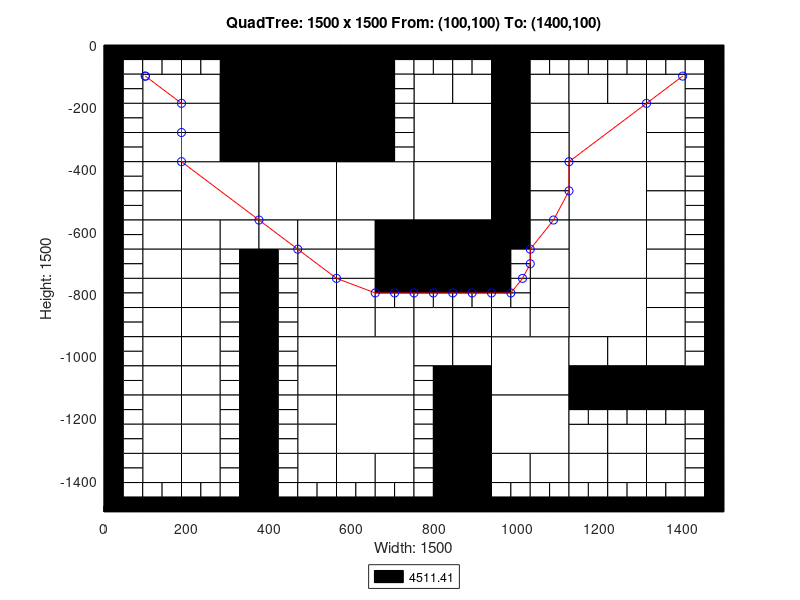

MATLAB code to generate this figure:
axis([0 1500 -1500 0]);
title('QuadTree: 1500 x 1500 From: (100,100) To: (1400,100)');
xlabel('Width: 1500');
ylabel('Height: 1500');
rectangle('Position',[375 -187.5 187.5 187.5], 'FaceColor',[0 0 0]);
rectangle('Position',[375 -375 187.5 187.5], 'FaceColor',[0 0 0]);
rectangle('Position',[187.5 -562.5 187.5 187.5], 'FaceColor',[1 1 1]);
rectangle('Position',[375 -562.5 187.5 187.5], 'FaceColor',[1 1 1]);
rectangle('Position',[562.5 -562.5 187.5 187.5], 'FaceColor',[1 1 1]);
rectangle('Position',[750 -375 187.5 187.5], 'FaceColor',[1 1 1]);
rectangle('Position',[1125 -375 187.5 187.5], 'FaceColor',[1 1 1]);
rectangle('Position',[750 -562.5 187.5 187.5], 'FaceColor',[1 1 1]);
rectangle('Position',[750 -750 187.5 187.5], 'FaceColor',[0 0 0]);
rectangle('Position',[1125 -562.5 187.5 187.5], 'FaceColor',[1 1 1]);
rectangle('Position',[1125 -750 187.5 187.5], 'FaceColor',[1 1 1]);
rectangle('Position',[562.5 -1125 187.5 187.5], 'FaceColor',[1 1 1]);
rectangle('Position',[562.5 -1312.5 187.5 187.5], 'FaceColor',[1 1 1]);
rectangle('Position',[937.5 -1125 187.5 187.5], 'FaceColor',[1 1 1]);
rectangle('Position',[1125 -937.5 187.5 187.5], 'FaceColor',[1 1 1]);
rectangle('Position',[937.5 -1312.5 187.5 187.5], 'FaceColor',[1 1 1]);
rectangle('Position',[93.75 -187.5 93.75 93.75], 'FaceColor',[1 1 1]);
rectangle('Position',[281.25 -93.75 93.75 93.75], 'FaceColor',[0 0 0]);
rectangle('Position',[187.5 -187.5 93.75 93.75], 'FaceColor',[1 1 1]);
rectangle('Position',[281.25 -187.5 93.75 93.75], 'FaceColor',[0 0 0]);
rectangle('Position',[93.75 -281.25 93.75 93.75], 'FaceColor',[1 1 1]);
rectangle('Position',[93.75 -375 93.75 93.75], 'FaceColor',[1 1 1]);
rectangle('Position',[187.5 -281.25 93.75 93.75], 'FaceColor',[1 1 1]);
rectangle('Position',[281.25 -281.25 93.75 93.75], 'FaceColor',[0 0 0]);
rectangle('Position',[187.5 -375 93.75 93.75], 'FaceColor',[1 1 1]);
rectangle('Position',[281.25 -375 93.75 93.75], 'FaceColor',[0 0 0]);
rectangle('Position',[562.5 -93.75 93.75 93.75], 'FaceColor',[0 0 0]);
rectangle('Position',[562.5 -187.5 93.75 93.75], 'FaceColor',[0 0 0]);
rectangle('Position',[562.5 -281.25 93.75 93.75], 'FaceColor',[0 0 0]);
rectangle('Position',[562.5 -375 93.75 93.75], 'FaceColor',[0 0 0]);
rectangle('Position',[93.75 -468.75 93.75 93.75], 'FaceColor',[1 1 1]);
rectangle('Position',[93.75 -562.5 93.75 93.75], 'FaceColor',[1 1 1]);
rectangle('Position',[93.75 -656.25 93.75 93.75], 'FaceColor',[1 1 1]);
rectangle('Position',[93.75 -750 93.75 93.75], 'FaceColor',[1 1 1]);
rectangle('Position',[187.5 -656.25 93.75 93.75], 'FaceColor',[1 1 1]);
rectangle('Position',[281.25 -656.25 93.75 93.75], 'FaceColor',[1 1 1]);
rectangle('Position',[187.5 -750 93.75 93.75], 'FaceColor',[1 1 1]);
rectangle('Position',[375 -656.25 93.75 93.75], 'FaceColor',[1 1 1]);
rectangle('Position',[468.75 -656.25 93.75 93.75], 'FaceColor',[1 1 1]);
rectangle('Position',[468.75 -750 93.75 93.75], 'FaceColor',[1 1 1]);
rectangle('Position',[562.5 -656.25 93.75 93.75], 'FaceColor',[1 1 1]);
rectangle('Position',[656.25 -656.25 93.75 93.75], 'FaceColor',[0 0 0]);
rectangle('Position',[562.5 -750 93.75 93.75], 'FaceColor',[1 1 1]);
rectangle('Position',[656.25 -750 93.75 93.75], 'FaceColor',[0 0 0]);
rectangle('Position',[750 -187.5 93.75 93.75], 'FaceColor',[1 1 1]);
rectangle('Position',[843.75 -187.5 93.75 93.75], 'FaceColor',[1 1 1]);
rectangle('Position',[937.5 -93.75 93.75 93.75], 'FaceColor',[0 0 0]);
rectangle('Position',[937.5 -187.5 93.75 93.75], 'FaceColor',[0 0 0]);
rectangle('Position',[1031.25 -187.5 93.75 93.75], 'FaceColor',[1 1 1]);
rectangle('Position',[937.5 -281.25 93.75 93.75], 'FaceColor',[0 0 0]);
rectangle('Position',[1031.25 -281.25 93.75 93.75], 'FaceColor',[1 1 1]);
rectangle('Position',[937.5 -375 93.75 93.75], 'FaceColor',[0 0 0]);
rectangle('Position',[1031.25 -375 93.75 93.75], 'FaceColor',[1 1 1]);
rectangle('Position',[1125 -187.5 93.75 93.75], 'FaceColor',[1 1 1]);
rectangle('Position',[1218.75 -187.5 93.75 93.75], 'FaceColor',[1 1 1]);
rectangle('Position',[1312.5 -187.5 93.75 93.75], 'FaceColor',[1 1 1]);
rectangle('Position',[1312.5 -281.25 93.75 93.75], 'FaceColor',[1 1 1]);
rectangle('Position',[1312.5 -375 93.75 93.75], 'FaceColor',[1 1 1]);
rectangle('Position',[937.5 -468.75 93.75 93.75], 'FaceColor',[0 0 0]);
rectangle('Position',[1031.25 -468.75 93.75 93.75], 'FaceColor',[1 1 1]);
rectangle('Position',[937.5 -562.5 93.75 93.75], 'FaceColor',[0 0 0]);
rectangle('Position',[1031.25 -562.5 93.75 93.75], 'FaceColor',[1 1 1]);
rectangle('Position',[937.5 -656.25 93.75 93.75], 'FaceColor',[0 0 0]);
rectangle('Position',[1031.25 -656.25 93.75 93.75], 'FaceColor',[1 1 1]);
rectangle('Position',[1031.25 -750 93.75 93.75], 'FaceColor',[1 1 1]);
rectangle('Position',[1312.5 -468.75 93.75 93.75], 'FaceColor',[1 1 1]);
rectangle('Position',[1312.5 -562.5 93.75 93.75], 'FaceColor',[1 1 1]);
rectangle('Position',[1312.5 -656.25 93.75 93.75], 'FaceColor',[1 1 1]);
rectangle('Position',[1312.5 -750 93.75 93.75], 'FaceColor',[1 1 1]);
rectangle('Position',[93.75 -843.75 93.75 93.75], 'FaceColor',[1 1 1]);
rectangle('Position',[93.75 -937.5 93.75 93.75], 'FaceColor',[1 1 1]);
rectangle('Position',[187.5 -843.75 93.75 93.75], 'FaceColor',[1 1 1]);
rectangle('Position',[187.5 -937.5 93.75 93.75], 'FaceColor',[1 1 1]);
rectangle('Position',[93.75 -1031.25 93.75 93.75], 'FaceColor',[1 1 1]);
rectangle('Position',[93.75 -1125 93.75 93.75], 'FaceColor',[1 1 1]);
rectangle('Position',[187.5 -1031.25 93.75 93.75], 'FaceColor',[1 1 1]);
rectangle('Position',[187.5 -1125 93.75 93.75], 'FaceColor',[1 1 1]);
rectangle('Position',[468.75 -843.75 93.75 93.75], 'FaceColor',[1 1 1]);
rectangle('Position',[468.75 -937.5 93.75 93.75], 'FaceColor',[1 1 1]);
rectangle('Position',[562.5 -843.75 93.75 93.75], 'FaceColor',[1 1 1]);
rectangle('Position',[562.5 -937.5 93.75 93.75], 'FaceColor',[1 1 1]);
rectangle('Position',[656.25 -937.5 93.75 93.75], 'FaceColor',[1 1 1]);
rectangle('Position',[468.75 -1031.25 93.75 93.75], 'FaceColor',[1 1 1]);
rectangle('Position',[468.75 -1125 93.75 93.75], 'FaceColor',[1 1 1]);
rectangle('Position',[93.75 -1218.75 93.75 93.75], 'FaceColor',[1 1 1]);
rectangle('Position',[93.75 -1312.5 93.75 93.75], 'FaceColor',[1 1 1]);
rectangle('Position',[187.5 -1218.75 93.75 93.75], 'FaceColor',[1 1 1]);
rectangle('Position',[187.5 -1312.5 93.75 93.75], 'FaceColor',[1 1 1]);
rectangle('Position',[93.75 -1406.25 93.75 93.75], 'FaceColor',[1 1 1]);
rectangle('Position',[187.5 -1406.25 93.75 93.75], 'FaceColor',[1 1 1]);
rectangle('Position',[468.75 -1218.75 93.75 93.75], 'FaceColor',[1 1 1]);
rectangle('Position',[468.75 -1312.5 93.75 93.75], 'FaceColor',[1 1 1]);
rectangle('Position',[468.75 -1406.25 93.75 93.75], 'FaceColor',[1 1 1]);
rectangle('Position',[562.5 -1406.25 93.75 93.75], 'FaceColor',[1 1 1]);
rectangle('Position',[656.25 -1406.25 93.75 93.75], 'FaceColor',[1 1 1]);
rectangle('Position',[750 -937.5 93.75 93.75], 'FaceColor',[1 1 1]);
rectangle('Position',[843.75 -937.5 93.75 93.75], 'FaceColor',[1 1 1]);
rectangle('Position',[1031.25 -843.75 93.75 93.75], 'FaceColor',[1 1 1]);
rectangle('Position',[937.5 -937.5 93.75 93.75], 'FaceColor',[1 1 1]);
rectangle('Position',[1031.25 -937.5 93.75 93.75], 'FaceColor',[1 1 1]);
rectangle('Position',[750 -1031.25 93.75 93.75], 'FaceColor',[1 1 1]);
rectangle('Position',[843.75 -1031.25 93.75 93.75], 'FaceColor',[1 1 1]);
rectangle('Position',[843.75 -1125 93.75 93.75], 'FaceColor',[0 0 0]);
rectangle('Position',[1312.5 -843.75 93.75 93.75], 'FaceColor',[1 1 1]);
rectangle('Position',[1312.5 -937.5 93.75 93.75], 'FaceColor',[1 1 1]);
rectangle('Position',[1125 -1031.25 93.75 93.75], 'FaceColor',[1 1 1]);
rectangle('Position',[1218.75 -1031.25 93.75 93.75], 'FaceColor',[1 1 1]);
rectangle('Position',[1125 -1125 93.75 93.75], 'FaceColor',[0 0 0]);
rectangle('Position',[1218.75 -1125 93.75 93.75], 'FaceColor',[0 0 0]);
rectangle('Position',[1312.5 -1031.25 93.75 93.75], 'FaceColor',[1 1 1]);
rectangle('Position',[1312.5 -1125 93.75 93.75], 'FaceColor',[0 0 0]);
rectangle('Position',[1406.25 -1125 93.75 93.75], 'FaceColor',[0 0 0]);
rectangle('Position',[843.75 -1218.75 93.75 93.75], 'FaceColor',[0 0 0]);
rectangle('Position',[843.75 -1312.5 93.75 93.75], 'FaceColor',[0 0 0]);
rectangle('Position',[843.75 -1406.25 93.75 93.75], 'FaceColor',[0 0 0]);
rectangle('Position',[843.75 -1500 93.75 93.75], 'FaceColor',[0 0 0]);
rectangle('Position',[937.5 -1406.25 93.75 93.75], 'FaceColor',[1 1 1]);
rectangle('Position',[1031.25 -1406.25 93.75 93.75], 'FaceColor',[1 1 1]);
rectangle('Position',[1125 -1312.5 93.75 93.75], 'FaceColor',[1 1 1]);
rectangle('Position',[1218.75 -1312.5 93.75 93.75], 'FaceColor',[1 1 1]);
rectangle('Position',[1312.5 -1312.5 93.75 93.75], 'FaceColor',[1 1 1]);
rectangle('Position',[1125 -1406.25 93.75 93.75], 'FaceColor',[1 1 1]);
rectangle('Position',[1218.75 -1406.25 93.75 93.75], 'FaceColor',[1 1 1]);
rectangle('Position',[1312.5 -1406.25 93.75 93.75], 'FaceColor',[1 1 1]);
rectangle('Position',[0 -46.875 46.875 46.875], 'FaceColor',[0 0 0]);
rectangle('Position',[46.875 -46.875 46.875 46.875], 'FaceColor',[0 0 0]);
rectangle('Position',[0 -93.75 46.875 46.875], 'FaceColor',[0 0 0]);
rectangle('Position',[46.875 -93.75 46.875 46.875], 'FaceColor',[1 1 1]);
rectangle('Position',[93.75 -46.875 46.875 46.875], 'FaceColor',[0 0 0]);
rectangle('Position',[140.625 -46.875 46.875 46.875], 'FaceColor',[0 0 0]);
rectangle('Position',[93.75 -93.75 46.875 46.875], 'FaceColor',[1 1 1]);
rectangle('Position',[140.625 -93.75 46.875 46.875], 'FaceColor',[1 1 1]);
rectangle('Position',[0 -140.625 46.875 46.875], 'FaceColor',[0 0 0]);
rectangle('Position',[46.875 -140.625 46.875 46.875], 'FaceColor',[1 1 1]);
rectangle('Position',[0 -187.5 46.875 46.875], 'FaceColor',[0 0 0]);
rectangle('Position',[46.875 -187.5 46.875 46.875], 'FaceColor',[1 1 1]);
rectangle('Position',[187.5 -46.875 46.875 46.875], 'FaceColor',[0 0 0]);
rectangle('Position',[234.375 -46.875 46.875 46.875], 'FaceColor',[0 0 0]);
rectangle('Position',[187.5 -93.75 46.875 46.875], 'FaceColor',[1 1 1]);
rectangle('Position',[234.375 -93.75 46.875 46.875], 'FaceColor',[1 1 1]);
rectangle('Position',[0 -234.375 46.875 46.875], 'FaceColor',[0 0 0]);
rectangle('Position',[46.875 -234.375 46.875 46.875], 'FaceColor',[1 1 1]);
rectangle('Position',[0 -281.25 46.875 46.875], 'FaceColor',[0 0 0]);
rectangle('Position',[46.875 -281.25 46.875 46.875], 'FaceColor',[1 1 1]);
rectangle('Position',[0 -328.125 46.875 46.875], 'FaceColor',[0 0 0]);
rectangle('Position',[46.875 -328.125 46.875 46.875], 'FaceColor',[1 1 1]);
rectangle('Position',[0 -375 46.875 46.875], 'FaceColor',[0 0 0]);
rectangle('Position',[46.875 -375 46.875 46.875], 'FaceColor',[1 1 1]);
rectangle('Position',[656.25 -46.875 46.875 46.875], 'FaceColor',[0 0 0]);
rectangle('Position',[703.125 -46.875 46.875 46.875], 'FaceColor',[0 0 0]);
rectangle('Position',[656.25 -93.75 46.875 46.875], 'FaceColor',[0 0 0]);
rectangle('Position',[703.125 -93.75 46.875 46.875], 'FaceColor',[1 1 1]);
rectangle('Position',[656.25 -140.625 46.875 46.875], 'FaceColor',[0 0 0]);
rectangle('Position',[703.125 -140.625 46.875 46.875], 'FaceColor',[1 1 1]);
rectangle('Position',[656.25 -187.5 46.875 46.875], 'FaceColor',[0 0 0]);
rectangle('Position',[703.125 -187.5 46.875 46.875], 'FaceColor',[1 1 1]);
rectangle('Position',[656.25 -234.375 46.875 46.875], 'FaceColor',[0 0 0]);
rectangle('Position',[703.125 -234.375 46.875 46.875], 'FaceColor',[1 1 1]);
rectangle('Position',[656.25 -281.25 46.875 46.875], 'FaceColor',[0 0 0]);
rectangle('Position',[703.125 -281.25 46.875 46.875], 'FaceColor',[1 1 1]);
rectangle('Position',[656.25 -328.125 46.875 46.875], 'FaceColor',[0 0 0]);
rectangle('Position',[703.125 -328.125 46.875 46.875], 'FaceColor',[1 1 1]);
rectangle('Position',[656.25 -375 46.875 46.875], 'FaceColor',[0 0 0]);
rectangle('Position',[703.125 -375 46.875 46.875], 'FaceColor',[1 1 1]);
rectangle('Position',[0 -421.875 46.875 46.875], 'FaceColor',[0 0 0]);
rectangle('Position',[46.875 -421.875 46.875 46.875], 'FaceColor',[1 1 1]);
rectangle('Position',[0 -468.75 46.875 46.875], 'FaceColor',[0 0 0]);
rectangle('Position',[46.875 -468.75 46.875 46.875], 'FaceColor',[1 1 1]);
rectangle('Position',[0 -515.625 46.875 46.875], 'FaceColor',[0 0 0]);
rectangle('Position',[46.875 -515.625 46.875 46.875], 'FaceColor',[1 1 1]);
rectangle('Position',[0 -562.5 46.875 46.875], 'FaceColor',[0 0 0]);
rectangle('Position',[46.875 -562.5 46.875 46.875], 'FaceColor',[1 1 1]);
rectangle('Position',[0 -609.375 46.875 46.875], 'FaceColor',[0 0 0]);
rectangle('Position',[46.875 -609.375 46.875 46.875], 'FaceColor',[1 1 1]);
rectangle('Position',[0 -656.25 46.875 46.875], 'FaceColor',[0 0 0]);
rectangle('Position',[46.875 -656.25 46.875 46.875], 'FaceColor',[1 1 1]);
rectangle('Position',[0 -703.125 46.875 46.875], 'FaceColor',[0 0 0]);
rectangle('Position',[46.875 -703.125 46.875 46.875], 'FaceColor',[1 1 1]);
rectangle('Position',[0 -750 46.875 46.875], 'FaceColor',[0 0 0]);
rectangle('Position',[46.875 -750 46.875 46.875], 'FaceColor',[1 1 1]);
rectangle('Position',[281.25 -703.125 46.875 46.875], 'FaceColor',[1 1 1]);
rectangle('Position',[328.125 -703.125 46.875 46.875], 'FaceColor',[0 0 0]);
rectangle('Position',[281.25 -750 46.875 46.875], 'FaceColor',[1 1 1]);
rectangle('Position',[328.125 -750 46.875 46.875], 'FaceColor',[0 0 0]);
rectangle('Position',[375 -703.125 46.875 46.875], 'FaceColor',[0 0 0]);
rectangle('Position',[421.875 -703.125 46.875 46.875], 'FaceColor',[1 1 1]);
rectangle('Position',[375 -750 46.875 46.875], 'FaceColor',[0 0 0]);
rectangle('Position',[421.875 -750 46.875 46.875], 'FaceColor',[1 1 1]);
rectangle('Position',[750 -46.875 46.875 46.875], 'FaceColor',[0 0 0]);
rectangle('Position',[796.875 -46.875 46.875 46.875], 'FaceColor',[0 0 0]);
rectangle('Position',[750 -93.75 46.875 46.875], 'FaceColor',[1 1 1]);
rectangle('Position',[796.875 -93.75 46.875 46.875], 'FaceColor',[1 1 1]);
rectangle('Position',[843.75 -46.875 46.875 46.875], 'FaceColor',[0 0 0]);
rectangle('Position',[890.625 -46.875 46.875 46.875], 'FaceColor',[0 0 0]);
rectangle('Position',[843.75 -93.75 46.875 46.875], 'FaceColor',[1 1 1]);
rectangle('Position',[890.625 -93.75 46.875 46.875], 'FaceColor',[1 1 1]);
rectangle('Position',[1031.25 -46.875 46.875 46.875], 'FaceColor',[0 0 0]);
rectangle('Position',[1078.12 -46.875 46.875 46.875], 'FaceColor',[0 0 0]);
rectangle('Position',[1031.25 -93.75 46.875 46.875], 'FaceColor',[1 1 1]);
rectangle('Position',[1078.12 -93.75 46.875 46.875], 'FaceColor',[1 1 1]);
rectangle('Position',[1125 -46.875 46.875 46.875], 'FaceColor',[0 0 0]);
rectangle('Position',[1171.88 -46.875 46.875 46.875], 'FaceColor',[0 0 0]);
rectangle('Position',[1125 -93.75 46.875 46.875], 'FaceColor',[1 1 1]);
rectangle('Position',[1171.88 -93.75 46.875 46.875], 'FaceColor',[1 1 1]);
rectangle('Position',[1218.75 -46.875 46.875 46.875], 'FaceColor',[0 0 0]);
rectangle('Position',[1265.62 -46.875 46.875 46.875], 'FaceColor',[0 0 0]);
rectangle('Position',[1218.75 -93.75 46.875 46.875], 'FaceColor',[1 1 1]);
rectangle('Position',[1265.62 -93.75 46.875 46.875], 'FaceColor',[1 1 1]);
rectangle('Position',[1312.5 -46.875 46.875 46.875], 'FaceColor',[0 0 0]);
rectangle('Position',[1359.38 -46.875 46.875 46.875], 'FaceColor',[0 0 0]);
rectangle('Position',[1312.5 -93.75 46.875 46.875], 'FaceColor',[1 1 1]);
rectangle('Position',[1359.38 -93.75 46.875 46.875], 'FaceColor',[1 1 1]);
rectangle('Position',[1406.25 -46.875 46.875 46.875], 'FaceColor',[0 0 0]);
rectangle('Position',[1453.12 -46.875 46.875 46.875], 'FaceColor',[0 0 0]);
rectangle('Position',[1406.25 -93.75 46.875 46.875], 'FaceColor',[1 1 1]);
rectangle('Position',[1453.12 -93.75 46.875 46.875], 'FaceColor',[0 0 0]);
rectangle('Position',[1406.25 -140.625 46.875 46.875], 'FaceColor',[1 1 1]);
rectangle('Position',[1453.12 -140.625 46.875 46.875], 'FaceColor',[0 0 0]);
rectangle('Position',[1406.25 -187.5 46.875 46.875], 'FaceColor',[1 1 1]);
rectangle('Position',[1453.12 -187.5 46.875 46.875], 'FaceColor',[0 0 0]);
rectangle('Position',[1406.25 -234.375 46.875 46.875], 'FaceColor',[1 1 1]);
rectangle('Position',[1453.12 -234.375 46.875 46.875], 'FaceColor',[0 0 0]);
rectangle('Position',[1406.25 -281.25 46.875 46.875], 'FaceColor',[1 1 1]);
rectangle('Position',[1453.12 -281.25 46.875 46.875], 'FaceColor',[0 0 0]);
rectangle('Position',[1406.25 -328.125 46.875 46.875], 'FaceColor',[1 1 1]);
rectangle('Position',[1453.12 -328.125 46.875 46.875], 'FaceColor',[0 0 0]);
rectangle('Position',[1406.25 -375 46.875 46.875], 'FaceColor',[1 1 1]);
rectangle('Position',[1453.12 -375 46.875 46.875], 'FaceColor',[0 0 0]);
rectangle('Position',[937.5 -703.125 46.875 46.875], 'FaceColor',[0 0 0]);
rectangle('Position',[984.375 -703.125 46.875 46.875], 'FaceColor',[1 1 1]);
rectangle('Position',[937.5 -750 46.875 46.875], 'FaceColor',[0 0 0]);
rectangle('Position',[984.375 -750 46.875 46.875], 'FaceColor',[1 1 1]);
rectangle('Position',[1406.25 -421.875 46.875 46.875], 'FaceColor',[1 1 1]);
rectangle('Position',[1453.12 -421.875 46.875 46.875], 'FaceColor',[0 0 0]);
rectangle('Position',[1406.25 -468.75 46.875 46.875], 'FaceColor',[1 1 1]);
rectangle('Position',[1453.12 -468.75 46.875 46.875], 'FaceColor',[0 0 0]);
rectangle('Position',[1406.25 -515.625 46.875 46.875], 'FaceColor',[1 1 1]);
rectangle('Position',[1453.12 -515.625 46.875 46.875], 'FaceColor',[0 0 0]);
rectangle('Position',[1406.25 -562.5 46.875 46.875], 'FaceColor',[1 1 1]);
rectangle('Position',[1453.12 -562.5 46.875 46.875], 'FaceColor',[0 0 0]);
rectangle('Position',[1406.25 -609.375 46.875 46.875], 'FaceColor',[1 1 1]);
rectangle('Position',[1453.12 -609.375 46.875 46.875], 'FaceColor',[0 0 0]);
rectangle('Position',[1406.25 -656.25 46.875 46.875], 'FaceColor',[1 1 1]);
rectangle('Position',[1453.12 -656.25 46.875 46.875], 'FaceColor',[0 0 0]);
rectangle('Position',[1406.25 -703.125 46.875 46.875], 'FaceColor',[1 1 1]);
rectangle('Position',[1453.12 -703.125 46.875 46.875], 'FaceColor',[0 0 0]);
rectangle('Position',[1406.25 -750 46.875 46.875], 'FaceColor',[1 1 1]);
rectangle('Position',[1453.12 -750 46.875 46.875], 'FaceColor',[0 0 0]);
rectangle('Position',[0 -796.875 46.875 46.875], 'FaceColor',[0 0 0]);
rectangle('Position',[46.875 -796.875 46.875 46.875], 'FaceColor',[1 1 1]);
rectangle('Position',[0 -843.75 46.875 46.875], 'FaceColor',[0 0 0]);
rectangle('Position',[46.875 -843.75 46.875 46.875], 'FaceColor',[1 1 1]);
rectangle('Position',[0 -890.625 46.875 46.875], 'FaceColor',[0 0 0]);
rectangle('Position',[46.875 -890.625 46.875 46.875], 'FaceColor',[1 1 1]);
rectangle('Position',[0 -937.5 46.875 46.875], 'FaceColor',[0 0 0]);
rectangle('Position',[46.875 -937.5 46.875 46.875], 'FaceColor',[1 1 1]);
rectangle('Position',[281.25 -796.875 46.875 46.875], 'FaceColor',[1 1 1]);
rectangle('Position',[328.125 -796.875 46.875 46.875], 'FaceColor',[0 0 0]);
rectangle('Position',[281.25 -843.75 46.875 46.875], 'FaceColor',[1 1 1]);
rectangle('Position',[328.125 -843.75 46.875 46.875], 'FaceColor',[0 0 0]);
rectangle('Position',[281.25 -890.625 46.875 46.875], 'FaceColor',[1 1 1]);
rectangle('Position',[328.125 -890.625 46.875 46.875], 'FaceColor',[0 0 0]);
rectangle('Position',[281.25 -937.5 46.875 46.875], 'FaceColor',[1 1 1]);
rectangle('Position',[328.125 -937.5 46.875 46.875], 'FaceColor',[0 0 0]);
rectangle('Position',[0 -984.375 46.875 46.875], 'FaceColor',[0 0 0]);
rectangle('Position',[46.875 -984.375 46.875 46.875], 'FaceColor',[1 1 1]);
rectangle('Position',[0 -1031.25 46.875 46.875], 'FaceColor',[0 0 0]);
rectangle('Position',[46.875 -1031.25 46.875 46.875], 'FaceColor',[1 1 1]);
rectangle('Position',[0 -1078.12 46.875 46.875], 'FaceColor',[0 0 0]);
rectangle('Position',[46.875 -1078.12 46.875 46.875], 'FaceColor',[1 1 1]);
rectangle('Position',[0 -1125 46.875 46.875], 'FaceColor',[0 0 0]);
rectangle('Position',[46.875 -1125 46.875 46.875], 'FaceColor',[1 1 1]);
rectangle('Position',[281.25 -984.375 46.875 46.875], 'FaceColor',[1 1 1]);
rectangle('Position',[328.125 -984.375 46.875 46.875], 'FaceColor',[0 0 0]);
rectangle('Position',[281.25 -1031.25 46.875 46.875], 'FaceColor',[1 1 1]);
rectangle('Position',[328.125 -1031.25 46.875 46.875], 'FaceColor',[0 0 0]);
rectangle('Position',[281.25 -1078.12 46.875 46.875], 'FaceColor',[1 1 1]);
rectangle('Position',[328.125 -1078.12 46.875 46.875], 'FaceColor',[0 0 0]);
rectangle('Position',[281.25 -1125 46.875 46.875], 'FaceColor',[1 1 1]);
rectangle('Position',[328.125 -1125 46.875 46.875], 'FaceColor',[0 0 0]);
rectangle('Position',[375 -796.875 46.875 46.875], 'FaceColor',[0 0 0]);
rectangle('Position',[421.875 -796.875 46.875 46.875], 'FaceColor',[1 1 1]);
rectangle('Position',[375 -843.75 46.875 46.875], 'FaceColor',[0 0 0]);
rectangle('Position',[421.875 -843.75 46.875 46.875], 'FaceColor',[1 1 1]);
rectangle('Position',[375 -890.625 46.875 46.875], 'FaceColor',[0 0 0]);
rectangle('Position',[421.875 -890.625 46.875 46.875], 'FaceColor',[1 1 1]);
rectangle('Position',[375 -937.5 46.875 46.875], 'FaceColor',[0 0 0]);
rectangle('Position',[421.875 -937.5 46.875 46.875], 'FaceColor',[1 1 1]);
rectangle('Position',[656.25 -796.875 46.875 46.875], 'FaceColor',[0 0 0]);
rectangle('Position',[703.125 -796.875 46.875 46.875], 'FaceColor',[0 0 0]);
rectangle('Position',[656.25 -843.75 46.875 46.875], 'FaceColor',[1 1 1]);
rectangle('Position',[703.125 -843.75 46.875 46.875], 'FaceColor',[1 1 1]);
rectangle('Position',[375 -984.375 46.875 46.875], 'FaceColor',[0 0 0]);
rectangle('Position',[421.875 -984.375 46.875 46.875], 'FaceColor',[1 1 1]);
rectangle('Position',[375 -1031.25 46.875 46.875], 'FaceColor',[0 0 0]);
rectangle('Position',[421.875 -1031.25 46.875 46.875], 'FaceColor',[1 1 1]);
rectangle('Position',[375 -1078.12 46.875 46.875], 'FaceColor',[0 0 0]);
rectangle('Position',[421.875 -1078.12 46.875 46.875], 'FaceColor',[1 1 1]);
rectangle('Position',[375 -1125 46.875 46.875], 'FaceColor',[0 0 0]);
rectangle('Position',[421.875 -1125 46.875 46.875], 'FaceColor',[1 1 1]);
rectangle('Position',[0 -1171.88 46.875 46.875], 'FaceColor',[0 0 0]);
rectangle('Position',[46.875 -1171.88 46.875 46.875], 'FaceColor',[1 1 1]);
rectangle('Position',[0 -1218.75 46.875 46.875], 'FaceColor',[0 0 0]);
rectangle('Position',[46.875 -1218.75 46.875 46.875], 'FaceColor',[1 1 1]);
rectangle('Position',[0 -1265.62 46.875 46.875], 'FaceColor',[0 0 0]);
rectangle('Position',[46.875 -1265.62 46.875 46.875], 'FaceColor',[1 1 1]);
rectangle('Position',[0 -1312.5 46.875 46.875], 'FaceColor',[0 0 0]);
rectangle('Position',[46.875 -1312.5 46.875 46.875], 'FaceColor',[1 1 1]);
rectangle('Position',[281.25 -1171.88 46.875 46.875], 'FaceColor',[1 1 1]);
rectangle('Position',[328.125 -1171.88 46.875 46.875], 'FaceColor',[0 0 0]);
rectangle('Position',[281.25 -1218.75 46.875 46.875], 'FaceColor',[1 1 1]);
rectangle('Position',[328.125 -1218.75 46.875 46.875], 'FaceColor',[0 0 0]);
rectangle('Position',[281.25 -1265.62 46.875 46.875], 'FaceColor',[1 1 1]);
rectangle('Position',[328.125 -1265.62 46.875 46.875], 'FaceColor',[0 0 0]);
rectangle('Position',[281.25 -1312.5 46.875 46.875], 'FaceColor',[1 1 1]);
rectangle('Position',[328.125 -1312.5 46.875 46.875], 'FaceColor',[0 0 0]);
rectangle('Position',[0 -1359.38 46.875 46.875], 'FaceColor',[0 0 0]);
rectangle('Position',[46.875 -1359.38 46.875 46.875], 'FaceColor',[1 1 1]);
rectangle('Position',[0 -1406.25 46.875 46.875], 'FaceColor',[0 0 0]);
rectangle('Position',[46.875 -1406.25 46.875 46.875], 'FaceColor',[1 1 1]);
rectangle('Position',[0 -1453.12 46.875 46.875], 'FaceColor',[0 0 0]);
rectangle('Position',[46.875 -1453.12 46.875 46.875], 'FaceColor',[1 1 1]);
rectangle('Position',[0 -1500 46.875 46.875], 'FaceColor',[0 0 0]);
rectangle('Position',[46.875 -1500 46.875 46.875], 'FaceColor',[0 0 0]);
rectangle('Position',[93.75 -1453.12 46.875 46.875], 'FaceColor',[1 1 1]);
rectangle('Position',[140.625 -1453.12 46.875 46.875], 'FaceColor',[1 1 1]);
rectangle('Position',[93.75 -1500 46.875 46.875], 'FaceColor',[0 0 0]);
rectangle('Position',[140.625 -1500 46.875 46.875], 'FaceColor',[0 0 0]);
rectangle('Position',[281.25 -1359.38 46.875 46.875], 'FaceColor',[1 1 1]);
rectangle('Position',[328.125 -1359.38 46.875 46.875], 'FaceColor',[0 0 0]);
rectangle('Position',[281.25 -1406.25 46.875 46.875], 'FaceColor',[1 1 1]);
rectangle('Position',[328.125 -1406.25 46.875 46.875], 'FaceColor',[0 0 0]);
rectangle('Position',[187.5 -1453.12 46.875 46.875], 'FaceColor',[1 1 1]);
rectangle('Position',[234.375 -1453.12 46.875 46.875], 'FaceColor',[1 1 1]);
rectangle('Position',[187.5 -1500 46.875 46.875], 'FaceColor',[0 0 0]);
rectangle('Position',[234.375 -1500 46.875 46.875], 'FaceColor',[0 0 0]);
rectangle('Position',[281.25 -1453.12 46.875 46.875], 'FaceColor',[1 1 1]);
rectangle('Position',[328.125 -1453.12 46.875 46.875], 'FaceColor',[0 0 0]);
rectangle('Position',[281.25 -1500 46.875 46.875], 'FaceColor',[0 0 0]);
rectangle('Position',[328.125 -1500 46.875 46.875], 'FaceColor',[0 0 0]);
rectangle('Position',[375 -1171.88 46.875 46.875], 'FaceColor',[0 0 0]);
rectangle('Position',[421.875 -1171.88 46.875 46.875], 'FaceColor',[1 1 1]);
rectangle('Position',[375 -1218.75 46.875 46.875], 'FaceColor',[0 0 0]);
rectangle('Position',[421.875 -1218.75 46.875 46.875], 'FaceColor',[1 1 1]);
rectangle('Position',[375 -1265.62 46.875 46.875], 'FaceColor',[0 0 0]);
rectangle('Position',[421.875 -1265.62 46.875 46.875], 'FaceColor',[1 1 1]);
rectangle('Position',[375 -1312.5 46.875 46.875], 'FaceColor',[0 0 0]);
rectangle('Position',[421.875 -1312.5 46.875 46.875], 'FaceColor',[1 1 1]);
rectangle('Position',[375 -1359.38 46.875 46.875], 'FaceColor',[0 0 0]);
rectangle('Position',[421.875 -1359.38 46.875 46.875], 'FaceColor',[1 1 1]);
rectangle('Position',[375 -1406.25 46.875 46.875], 'FaceColor',[0 0 0]);
rectangle('Position',[421.875 -1406.25 46.875 46.875], 'FaceColor',[1 1 1]);
rectangle('Position',[375 -1453.12 46.875 46.875], 'FaceColor',[0 0 0]);
rectangle('Position',[421.875 -1453.12 46.875 46.875], 'FaceColor',[1 1 1]);
rectangle('Position',[375 -1500 46.875 46.875], 'FaceColor',[0 0 0]);
rectangle('Position',[421.875 -1500 46.875 46.875], 'FaceColor',[0 0 0]);
rectangle('Position',[468.75 -1453.12 46.875 46.875], 'FaceColor',[1 1 1]);
rectangle('Position',[515.625 -1453.12 46.875 46.875], 'FaceColor',[1 1 1]);
rectangle('Position',[468.75 -1500 46.875 46.875], 'FaceColor',[0 0 0]);
rectangle('Position',[515.625 -1500 46.875 46.875], 'FaceColor',[0 0 0]);
rectangle('Position',[562.5 -1453.12 46.875 46.875], 'FaceColor',[1 1 1]);
rectangle('Position',[609.375 -1453.12 46.875 46.875], 'FaceColor',[1 1 1]);
rectangle('Position',[562.5 -1500 46.875 46.875], 'FaceColor',[0 0 0]);
rectangle('Position',[609.375 -1500 46.875 46.875], 'FaceColor',[0 0 0]);
rectangle('Position',[656.25 -1453.12 46.875 46.875], 'FaceColor',[1 1 1]);
rectangle('Position',[703.125 -1453.12 46.875 46.875], 'FaceColor',[1 1 1]);
rectangle('Position',[656.25 -1500 46.875 46.875], 'FaceColor',[0 0 0]);
rectangle('Position',[703.125 -1500 46.875 46.875], 'FaceColor',[0 0 0]);
rectangle('Position',[750 -796.875 46.875 46.875], 'FaceColor',[0 0 0]);
rectangle('Position',[796.875 -796.875 46.875 46.875], 'FaceColor',[0 0 0]);
rectangle('Position',[750 -843.75 46.875 46.875], 'FaceColor',[1 1 1]);
rectangle('Position',[796.875 -843.75 46.875 46.875], 'FaceColor',[1 1 1]);
rectangle('Position',[843.75 -796.875 46.875 46.875], 'FaceColor',[0 0 0]);
rectangle('Position',[890.625 -796.875 46.875 46.875], 'FaceColor',[0 0 0]);
rectangle('Position',[843.75 -843.75 46.875 46.875], 'FaceColor',[1 1 1]);
rectangle('Position',[890.625 -843.75 46.875 46.875], 'FaceColor',[1 1 1]);
rectangle('Position',[937.5 -796.875 46.875 46.875], 'FaceColor',[0 0 0]);
rectangle('Position',[984.375 -796.875 46.875 46.875], 'FaceColor',[1 1 1]);
rectangle('Position',[937.5 -843.75 46.875 46.875], 'FaceColor',[1 1 1]);
rectangle('Position',[984.375 -843.75 46.875 46.875], 'FaceColor',[1 1 1]);
rectangle('Position',[750 -1078.12 46.875 46.875], 'FaceColor',[1 1 1]);
rectangle('Position',[796.875 -1078.12 46.875 46.875], 'FaceColor',[0 0 0]);
rectangle('Position',[750 -1125 46.875 46.875], 'FaceColor',[1 1 1]);
rectangle('Position',[796.875 -1125 46.875 46.875], 'FaceColor',[0 0 0]);
rectangle('Position',[1406.25 -796.875 46.875 46.875], 'FaceColor',[1 1 1]);
rectangle('Position',[1453.12 -796.875 46.875 46.875], 'FaceColor',[0 0 0]);
rectangle('Position',[1406.25 -843.75 46.875 46.875], 'FaceColor',[1 1 1]);
rectangle('Position',[1453.12 -843.75 46.875 46.875], 'FaceColor',[0 0 0]);
rectangle('Position',[1406.25 -890.625 46.875 46.875], 'FaceColor',[1 1 1]);
rectangle('Position',[1453.12 -890.625 46.875 46.875], 'FaceColor',[0 0 0]);
rectangle('Position',[1406.25 -937.5 46.875 46.875], 'FaceColor',[1 1 1]);
rectangle('Position',[1453.12 -937.5 46.875 46.875], 'FaceColor',[0 0 0]);
rectangle('Position',[1406.25 -984.375 46.875 46.875], 'FaceColor',[1 1 1]);
rectangle('Position',[1453.12 -984.375 46.875 46.875], 'FaceColor',[0 0 0]);
rectangle('Position',[1406.25 -1031.25 46.875 46.875], 'FaceColor',[1 1 1]);
rectangle('Position',[1453.12 -1031.25 46.875 46.875], 'FaceColor',[0 0 0]);
rectangle('Position',[750 -1171.88 46.875 46.875], 'FaceColor',[1 1 1]);
rectangle('Position',[796.875 -1171.88 46.875 46.875], 'FaceColor',[0 0 0]);
rectangle('Position',[750 -1218.75 46.875 46.875], 'FaceColor',[1 1 1]);
rectangle('Position',[796.875 -1218.75 46.875 46.875], 'FaceColor',[0 0 0]);
rectangle('Position',[750 -1265.62 46.875 46.875], 'FaceColor',[1 1 1]);
rectangle('Position',[796.875 -1265.62 46.875 46.875], 'FaceColor',[0 0 0]);
rectangle('Position',[750 -1312.5 46.875 46.875], 'FaceColor',[1 1 1]);
rectangle('Position',[796.875 -1312.5 46.875 46.875], 'FaceColor',[0 0 0]);
rectangle('Position',[750 -1359.38 46.875 46.875], 'FaceColor',[1 1 1]);
rectangle('Position',[796.875 -1359.38 46.875 46.875], 'FaceColor',[0 0 0]);
rectangle('Position',[750 -1406.25 46.875 46.875], 'FaceColor',[1 1 1]);
rectangle('Position',[796.875 -1406.25 46.875 46.875], 'FaceColor',[0 0 0]);
rectangle('Position',[750 -1453.12 46.875 46.875], 'FaceColor',[1 1 1]);
rectangle('Position',[796.875 -1453.12 46.875 46.875], 'FaceColor',[0 0 0]);
rectangle('Position',[750 -1500 46.875 46.875], 'FaceColor',[0 0 0]);
rectangle('Position',[796.875 -1500 46.875 46.875], 'FaceColor',[0 0 0]);
rectangle('Position',[937.5 -1453.12 46.875 46.875], 'FaceColor',[1 1 1]);
rectangle('Position',[984.375 -1453.12 46.875 46.875], 'FaceColor',[1 1 1]);
rectangle('Position',[937.5 -1500 46.875 46.875], 'FaceColor',[0 0 0]);
rectangle('Position',[984.375 -1500 46.875 46.875], 'FaceColor',[0 0 0]);
rectangle('Position',[1031.25 -1453.12 46.875 46.875], 'FaceColor',[1 1 1]);
rectangle('Position',[1078.12 -1453.12 46.875 46.875], 'FaceColor',[1 1 1]);
rectangle('Position',[1031.25 -1500 46.875 46.875], 'FaceColor',[0 0 0]);
rectangle('Position',[1078.12 -1500 46.875 46.875], 'FaceColor',[0 0 0]);
rectangle('Position',[1125 -1171.88 46.875 46.875], 'FaceColor',[0 0 0]);
rectangle('Position',[1171.88 -1171.88 46.875 46.875], 'FaceColor',[0 0 0]);
rectangle('Position',[1125 -1218.75 46.875 46.875], 'FaceColor',[1 1 1]);
rectangle('Position',[1171.88 -1218.75 46.875 46.875], 'FaceColor',[1 1 1]);
rectangle('Position',[1218.75 -1171.88 46.875 46.875], 'FaceColor',[0 0 0]);
rectangle('Position',[1265.62 -1171.88 46.875 46.875], 'FaceColor',[0 0 0]);
rectangle('Position',[1218.75 -1218.75 46.875 46.875], 'FaceColor',[1 1 1]);
rectangle('Position',[1265.62 -1218.75 46.875 46.875], 'FaceColor',[1 1 1]);
rectangle('Position',[1312.5 -1171.88 46.875 46.875], 'FaceColor',[0 0 0]);
rectangle('Position',[1359.38 -1171.88 46.875 46.875], 'FaceColor',[0 0 0]);
rectangle('Position',[1312.5 -1218.75 46.875 46.875], 'FaceColor',[1 1 1]);
rectangle('Position',[1359.38 -1218.75 46.875 46.875], 'FaceColor',[1 1 1]);
rectangle('Position',[1406.25 -1171.88 46.875 46.875], 'FaceColor',[0 0 0]);
rectangle('Position',[1453.12 -1171.88 46.875 46.875], 'FaceColor',[0 0 0]);
rectangle('Position',[1406.25 -1218.75 46.875 46.875], 'FaceColor',[1 1 1]);
rectangle('Position',[1453.12 -1218.75 46.875 46.875], 'FaceColor',[0 0 0]);
rectangle('Position',[1406.25 -1265.62 46.875 46.875], 'FaceColor',[1 1 1]);
rectangle('Position',[1453.12 -1265.62 46.875 46.875], 'FaceColor',[0 0 0]);
rectangle('Position',[1406.25 -1312.5 46.875 46.875], 'FaceColor',[1 1 1]);
rectangle('Position',[1453.12 -1312.5 46.875 46.875], 'FaceColor',[0 0 0]);
rectangle('Position',[1125 -1453.12 46.875 46.875], 'FaceColor',[1 1 1]);
rectangle('Position',[1171.88 -1453.12 46.875 46.875], 'FaceColor',[1 1 1]);
rectangle('Position',[1125 -1500 46.875 46.875], 'FaceColor',[0 0 0]);
rectangle('Position',[1171.88 -1500 46.875 46.875], 'FaceColor',[0 0 0]);
rectangle('Position',[1218.75 -1453.12 46.875 46.875], 'FaceColor',[1 1 1]);
rectangle('Position',[1265.62 -1453.12 46.875 46.875], 'FaceColor',[1 1 1]);
rectangle('Position',[1218.75 -1500 46.875 46.875], 'FaceColor',[0 0 0]);
rectangle('Position',[1265.62 -1500 46.875 46.875], 'FaceColor',[0 0 0]);
rectangle('Position',[1406.25 -1359.38 46.875 46.875], 'FaceColor',[1 1 1]);
rectangle('Position',[1453.12 -1359.38 46.875 46.875], 'FaceColor',[0 0 0]);
rectangle('Position',[1406.25 -1406.25 46.875 46.875], 'FaceColor',[1 1 1]);
rectangle('Position',[1453.12 -1406.25 46.875 46.875], 'FaceColor',[0 0 0]);
rectangle('Position',[1312.5 -1453.12 46.875 46.875], 'FaceColor',[1 1 1]);
rectangle('Position',[1359.38 -1453.12 46.875 46.875], 'FaceColor',[1 1 1]);
rectangle('Position',[1312.5 -1500 46.875 46.875], 'FaceColor',[0 0 0]);
rectangle('Position',[1359.38 -1500 46.875 46.875], 'FaceColor',[0 0 0]);
rectangle('Position',[1406.25 -1453.12 46.875 46.875], 'FaceColor',[1 1 1]);
rectangle('Position',[1453.12 -1453.12 46.875 46.875], 'FaceColor',[0 0 0]);
rectangle('Position',[1406.25 -1500 46.875 46.875], 'FaceColor',[0 0 0]);
rectangle('Position',[1453.12 -1500 46.875 46.875], 'FaceColor',[0 0 0]);
X=[1400,1312.5,1125,1125,1087.5,1031.25,1031.25,1012.5,984.375,937.5,890.625,843.75,796.875,750,703.125,656.25,562.5,468.75,375,187.5,187.5,187.5,100,100];
Y=[-100,-187.5,-375,-468.75,-562.5,-656.25,-703.125,-750,-796.875,-796.875,-796.875,-796.875,-796.875,-796.875,-796.875,-796.875,-750,-656.25,-562.5,-375,-281.25,-187.5,-100,-100];
hold on;
plot(X,Y,'r');
plot(X,Y,'bo');
legend('4511.41','Location','southoutside');
